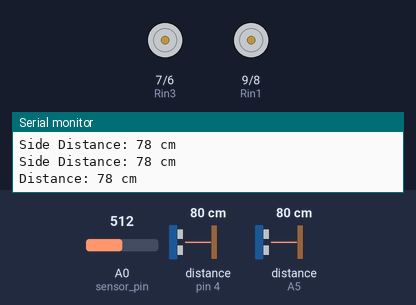
A sketch run on a simulated Arduino Uno, built with avr-gcc and run on an emulated ATmega328P. Parts: motor-driver pin pairs drawn as motors (green arrow = first pin HIGH = forward, orange = second pin HIGH = backward, longer = more drive), the last lines printed to the serial monitor. Wiring (inferred from the names in the program): 2 × ultrasonic range finder: trigger pin 3, echo pin 4 / trigger A4, echo A5. Inputs (shaded band) come from the test bench; at power-on: distance to the obstacle (sensors on pin 4, A5) 80 cm, A0 (sensor_pin) = 512. The echo pulse lasts 58.3 µs per cm.

Above: at 0.39 s.
1.3 s: distance to the obstacle (sensor on pin 4) set to 63 cm
4.8 s: distance to the obstacle (sensor on pin 4) set to 57 cm
At 5.7 s:
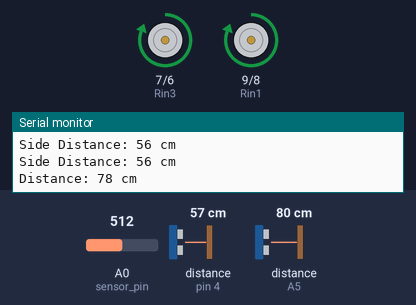
8.9 s: distance to the obstacle (sensor on A5) set to 54 cm
13.0 s: distance to the obstacle (sensor on A5) set to 46 cm
At 14.0 s:
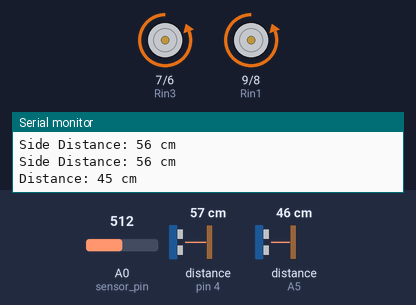
Timing chart, 0 to 18.1 s (numbered marks = the images above; inputs shaded):
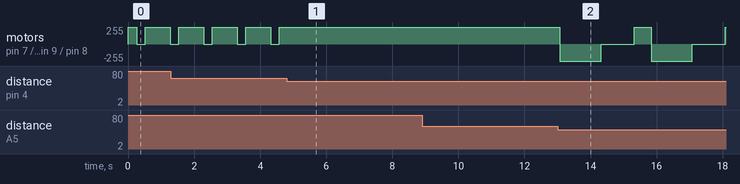

Measured:
- the behaviour switches between 61 and 60 cm on distance to the obstacle (sensor on pin 4) (found by bisection; images 0 and 1)
- the behaviour switches between 51 and 50 cm on distance to the obstacle (sensor on A5) (found by bisection; images 1 and 2)
- after the input at 4.8 s, motor on pin 7 (Rin3) / pin 6 (Rin4), motor on pin 9 (Rin1) / pin 8 (Rin2): stops changing and stays forward 255/255
- after the input at 13.0 s, motor on pin 7 (Rin3) / pin 6 (Rin4), motor on pin 9 (Rin1) / pin 8 (Rin2): forward 255/255 → backward 255/255 after 0.07 s, → stopped 1.3 s later, → forward 255/255 1.0 s later, → backward 255/255 0.51 s later, … (6 changes in this stretch)
- by itself, motor on pin 7 (Rin3) / pin 6 (Rin4), motor on pin 9 (Rin1) / pin 8 (Rin2): alternates forward 255/255 for 0.76 s and stopped for 0.25 s

The sketch:

ComputerEngineeringCode.ino
```cpp
#define echoPin A5 // attach pin D2 Arduino to pin Echo of HC-SR04
#define trigPin A4 //attach pin D3 Arduino to pin Trig of HC-SR04
#define echoPin2 4
#define trigPin2 3
#define echoPin3 2
#define trigPin3 5
const int sensor_pin = A0;
int sensor_state = 0;
boolean endOfProgram = false;
int lineCount = 0;

// defines variables
long duration, sideDuration, rightSideDuration; // variable for the duration of sound wave travel
int distance, sideDistance, rightSideDistance; // variable for the distance measurement
// Motor A connections
int Lin1 = 13;
int Lin2 = 12;
int Lin3 = 11;
int Lin4 = 10;
// Motor B connections
int Rin1 = 9;
int Rin2 = 8;
int Rin3 = 7;
int Rin4 = 6;
int dt = 100;

void setup() {
  // Set all the motor control pins to outputs
  Serial.begin(9600);
  pinMode(sensor_pin, INPUT);
  pinMode(Lin1, OUTPUT);
  pinMode(Lin2, OUTPUT);
  pinMode(Lin3, OUTPUT);
  pinMode(Lin4, OUTPUT);
  pinMode(Rin1, OUTPUT);
  pinMode(Rin2, OUTPUT);
  pinMode(Rin3, OUTPUT);
  pinMode(Rin4, OUTPUT);
  pinMode(trigPin, OUTPUT); // Sets the trigPin as an OUTPUT
  pinMode(echoPin, INPUT); // Sets the echoPin as an INPUT
  pinMode(trigPin2, OUTPUT); // Sets the trigPin as an OUTPUT
  pinMode(echoPin2, INPUT); // Sets the echoPin as an INPUT
  pinMode(trigPin3, OUTPUT); // Sets the trigPin as an OUTPUT
  pinMode(echoPin3, INPUT); // Sets the echoPin as an INPUT

  // Turn off motors - Initial state
  digitalWrite(Lin1, LOW);
  digitalWrite(Lin2, LOW);
  digitalWrite(Lin3, LOW);
  digitalWrite(Lin4, LOW);
  digitalWrite(Rin1, LOW);
  digitalWrite(Rin2, LOW);
  digitalWrite(Rin3, LOW);
  digitalWrite(Rin4, LOW);

}

void loop() {

  sensor_state = analogRead(sensor_pin);
  SensorCheck();
  directionForward();
  if (getSideDistance() < 50){
    turnSlightRight();
  }
  if (getSideDistance() >= 60){
    if (getDistance() >= 50){
      turnSlightLeft();
      }
    else {
      turnRight();
      directionForward();
      delay(500);
      }
    }
  else if (getDistance() < 50){
    turnRight();
    directionForward();
    delay(500);
  }
}

void SensorCheck(){
    if(sensor_state > 800){
    lineCount++;
    if (lineCount == 1){
      directionForward();
      delay(1000);
    }
    if (lineCount == 2){
        turnRight();
        turnRight();
        delay(3000);
        while(endOfProgram == false){
          directionForward();
            if(sensor_state > 800){
              lineCount++;
              delay(750);
              while(endOfProgram == true){
                stopRobot();
              }
            }
            if (getRightSideDistance() < 50){
              turnSlightLeft();
            }
            if (getRightSideDistance() >= 60){
              if (getDistance() >= 50){
                turnSlightRight();
                }
              else {
                turnLeft();
                directionForward();
                delay(500);
                }
              }
            else if (getDistance() < 50){
              turnLeft();
              directionForward();
              delay(1000);
//              turnRight();
//              directionForward();
//              delay(1500);
              }
        }
    }
  }
}

// This function lets you control spinning direction of motors
void directionForward() {
  // Turn on motor A & B
  digitalWrite(Lin1, HIGH);
  digitalWrite(Lin2, LOW);
  digitalWrite(Lin3, HIGH);
  digitalWrite(Lin4, LOW);

  digitalWrite(Rin1, HIGH);
  digitalWrite(Rin2, LOW);
  digitalWrite(Rin3, HIGH);
  digitalWrite(Rin4, LOW);

}

void directionReverse() {
  // Now change motor directions
  digitalWrite(Lin1, LOW);
  digitalWrite(Lin2, HIGH);
  digitalWrite(Lin3, LOW);
  digitalWrite(Lin4, HIGH);

  digitalWrite(Rin1, LOW);
  digitalWrite(Rin2, HIGH);
  digitalWrite(Rin3, LOW);
  digitalWrite(Rin4, HIGH);


}

void turnLeft() {
  // Turn on motor A & B
  digitalWrite(Lin1, LOW);
  digitalWrite(Lin2, HIGH);
  digitalWrite(Lin3, LOW);
  digitalWrite(Lin4, HIGH);

  digitalWrite(Rin1, HIGH);
  digitalWrite(Rin2, LOW);
  digitalWrite(Rin3, HIGH);
  digitalWrite(Rin4, LOW);

  delay(1250);

  digitalWrite(Lin1, LOW);
  digitalWrite(Lin2, LOW);
  digitalWrite(Lin3, LOW);
  digitalWrite(Lin4, LOW);

  digitalWrite(Rin1, LOW);
  digitalWrite(Rin2, LOW);
  digitalWrite(Rin3, LOW);
  digitalWrite(Rin4, LOW);
  delay(1000);

}

void turnSlightLeft(){
  // Turn on motor A & B
  digitalWrite(Lin1, LOW);
  digitalWrite(Lin2, HIGH);
  digitalWrite(Lin3, LOW);
  digitalWrite(Lin4, HIGH);

  digitalWrite(Rin1, HIGH);
  digitalWrite(Rin2, LOW);
  digitalWrite(Rin3, HIGH);
  digitalWrite(Rin4, LOW);

  delay(250);

  digitalWrite(Lin1, LOW);
  digitalWrite(Lin2, LOW);
  digitalWrite(Lin3, LOW);
  digitalWrite(Lin4, LOW);

  digitalWrite(Rin1, LOW);
  digitalWrite(Rin2, LOW);
  digitalWrite(Rin3, LOW);
  digitalWrite(Rin4, LOW);
  delay(250);
  directionForward();
  delay(500);
}

void turnRight() {

  digitalWrite(Lin1, HIGH);
  digitalWrite(Lin2, LOW);
  digitalWrite(Lin3, HIGH);
  digitalWrite(Lin4, LOW);

  digitalWrite(Rin1, LOW);
  digitalWrite(Rin2, HIGH);
  digitalWrite(Rin3, LOW);
  digitalWrite(Rin4, HIGH);
  delay(1250);

  // Turn on motor A & B
  digitalWrite(Lin1, LOW);
  digitalWrite(Lin2, LOW);
  digitalWrite(Lin3, LOW);
  digitalWrite(Lin4, LOW);

  digitalWrite(Rin1, LOW);
  digitalWrite(Rin2, LOW);
  digitalWrite(Rin3, LOW);
  digitalWrite(Rin4, LOW);
  delay(1000);
}

void turnSlightRight(){
  digitalWrite(Lin1, HIGH);
  digitalWrite(Lin2, LOW);
  digitalWrite(Lin3, HIGH);
  digitalWrite(Lin4, LOW);

  digitalWrite(Rin1, LOW);
  digitalWrite(Rin2, HIGH);
  digitalWrite(Rin3, LOW);
  digitalWrite(Rin4, HIGH);


  delay(250);

  // Turn on motor A & B
  digitalWrite(Lin1, LOW);
  digitalWrite(Lin2, LOW);
  digitalWrite(Lin3, LOW);
  digitalWrite(Lin4, LOW);

  digitalWrite(Rin1, LOW);
  digitalWrite(Rin2, LOW);
  digitalWrite(Rin3, LOW);
  digitalWrite(Rin4, LOW);
  delay(250);
  directionForward();
  delay(500);
}

void stopRobot(){
  digitalWrite(Lin1, LOW);
  digitalWrite(Lin2, LOW);
  digitalWrite(Lin3, LOW);
  digitalWrite(Lin4, LOW);

  digitalWrite(Rin1, LOW);
  digitalWrite(Rin2, LOW);
  digitalWrite(Rin3, LOW);
  digitalWrite(Rin4, LOW);
  delay(250);
}


int getDistance(){
  // Clears the trigPin condition
  digitalWrite(trigPin, LOW);
  delayMicroseconds(2);
  // Sets the trigPin HIGH (ACTIVE) for 10 microseconds
  digitalWrite(trigPin, HIGH);
  delayMicroseconds(10);
  digitalWrite(trigPin, LOW);
  // Reads the echoPin, returns the sound wave travel time in microseconds
  duration = pulseIn(echoPin, HIGH);
  // Calculating the distance
  distance = duration * 0.034 / 2; // Speed of sound wave divided by 2 (go and back)
  // Displays the distance on the Serial Monitor
  Serial.print("Distance: ");
  Serial.print(distance);
  Serial.println(" cm");
  return distance;
}

int getSideDistance(){
    // Clears the trigPin condition
  digitalWrite(trigPin2, LOW);
  delayMicroseconds(2);
  // Sets the trigPin HIGH (ACTIVE) for 10 microseconds
  digitalWrite(trigPin2, HIGH);
  delayMicroseconds(10);
  digitalWrite(trigPin2, LOW);
  // Reads the echoPin, returns the sound wave travel time in microseconds
  sideDuration = pulseIn(echoPin2, HIGH);
  // Calculating the distance
  sideDistance = sideDuration * 0.034 / 2; // Speed of sound wave divided by 2 (go and back)
  // Displays the distance on the Serial Monitor
  Serial.print("Side Distance: ");
  Serial.print(sideDistance);
  Serial.println(" cm");
  return sideDistance;
}

int getRightSideDistance(){
    // Clears the trigPin condition
  digitalWrite(trigPin3, LOW);
  delayMicroseconds(2);
  // Sets the trigPin HIGH (ACTIVE) for 10 microseconds
  digitalWrite(trigPin3, HIGH);
  delayMicroseconds(10);
  digitalWrite(trigPin3, LOW);
  // Reads the echoPin, returns the sound wave travel time in microseconds
  rightSideDuration = pulseIn(echoPin3, HIGH);
  // Calculating the distance
  rightSideDistance = rightSideDuration * 0.034 / 2; // Speed of sound wave divided by 2 (go and back)
  // Displays the distance on the Serial Monitor
  Serial.print("Side Distance: ");
  Serial.print(rightSideDistance);
  Serial.println(" cm");
  return rightSideDistance;
}
```
